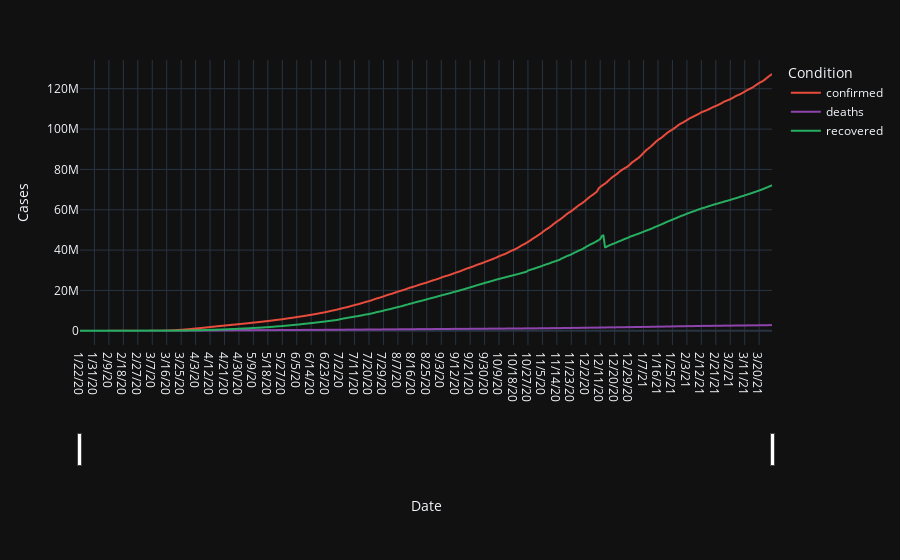

The code cell stored with this chart in its notebook:
### Code cell
import plotly.express as px
from data import *

df=make_global_df()
fig = px.line(df,x="date",y=["confirmed","deaths","recovered"],
              template='plotly_dark',
              labels={
                  'value':'Cases',
                  'variable':'Condition',
                  'date':'Date'
              },
              hover_data = {
                  'value':':,',
                  'variable':False,
                  'date':False
              }
             )
fig.update_xaxes(
    rangeslider_visible=True,
)
fig['data'][0]['line']['color']='#e74c3c'
fig['data'][1]['line']['color']='#8e44ad'
fig['data'][2]['line']['color']='#27ae60'

fig

### Figure 1 — Plotly figure (JSON) as saved in the notebook; plotly's stock layout.template omitted (floating-point values rounded to 4 significant figures; data arrays with more than 128 entries replaced by an {"elided": "..."} marker saying what was removed)
{"data": [{"customdata": {"elided": "432x1 str values"}, "hovertemplate": "Cases=%{y:,}<extra></extra>", "legendgroup": "confirmed", "line": {"color": "#e74c3c", "dash": "solid"}, "mode": "lines", "name": "confirmed", "showlegend": true, "type": "scattergl", "x": {"elided": "432 str values"}, "xaxis": "x", "y": {"elided": "432 int values"}, "yaxis": "y"}, {"customdata": {"elided": "432x1 str values"}, "hovertemplate": "Cases=%{y:,}<extra></extra>", "legendgroup": "deaths", "line": {"color": "#8e44ad", "dash": "solid"}, "mode": "lines", "name": "deaths", "showlegend": true, "type": "scattergl", "x": {"elided": "432 str values"}, "xaxis": "x", "y": {"elided": "432 int values"}, "yaxis": "y"}, {"customdata": {"elided": "432x1 str values"}, "hovertemplate": "Cases=%{y:,}<extra></extra>", "legendgroup": "recovered", "line": {"color": "#27ae60", "dash": "solid"}, "mode": "lines", "name": "recovered", "showlegend": true, "type": "scattergl", "x": {"elided": "432 str values"}, "xaxis": "x", "y": {"elided": "432 int values"}, "yaxis": "y"}], "layout": {"legend": {"title": {"text": "Condition"}, "tracegroupgap": 0}, "margin": {"t": 60}, "xaxis": {"anchor": "y", "domain": [0, 1], "rangeslider": {"visible": true}, "title": {"text": "Date"}}, "yaxis": {"anchor": "x", "domain": [0, 1], "title": {"text": "Cases"}}}}
